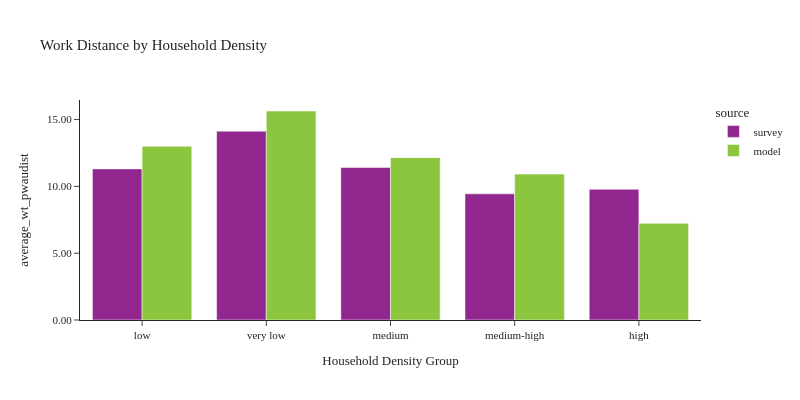

This figure's notebook cell:
### Code cell
plot_work_location(df_workers, 'hh_density_group', 'Household Density', 'Household Density Group')

### Figure 1 — Plotly figure (JSON) as saved in the notebook; plotly's stock layout.template omitted (floating-point values rounded to 4 significant figures)
{"data": [{"alignmentgroup": "True", "customdata": [[509], [552], [782], [564], [416]], "hovertemplate": "source=survey<br>hh_density_group=%{x}<br>average_wt_pwaudist=%{y}<br>sample count=%{customdata[0]}<extra></extra>", "legendgroup": "survey", "marker": {"color": "#91268F", "pattern": {"shape": ""}}, "name": "survey", "offsetgroup": "survey", "orientation": "v", "showlegend": true, "textposition": "auto", "type": "bar", "x": ["low", "very low", "medium", "medium-high", "high"], "xaxis": "x", "y": [11.31, 14.13, 11.41, 9.442, 9.783], "yaxis": "y"}, {"alignmentgroup": "True", "customdata": [[280114], [294841], [587718], [543054], [517332]], "hovertemplate": "source=model<br>hh_density_group=%{x}<br>average_wt_pwaudist=%{y}<br>sample count=%{customdata[0]}<extra></extra>", "legendgroup": "model", "marker": {"color": "#8CC63E", "pattern": {"shape": ""}}, "name": "model", "offsetgroup": "model", "orientation": "v", "showlegend": true, "textposition": "auto", "type": "bar", "x": ["very low", "low", "medium", "medium-high", "high"], "xaxis": "x", "y": [15.64, 13.0, 12.15, 10.92, 7.237], "yaxis": "y"}], "layout": {"barmode": "group", "font": {"size": 11}, "height": 400, "legend": {"title": {"text": "source"}, "tracegroupgap": 0}, "title": {"text": "Work Distance by Household Density"}, "width": 800, "xaxis": {"anchor": "y", "domain": [0.0, 1.0], "title": {"text": "Household Density Group"}}, "yaxis": {"anchor": "x", "domain": [0.0, 1.0], "tickformat": ".2f", "title": {"text": "average_wt_pwaudist"}}}}
